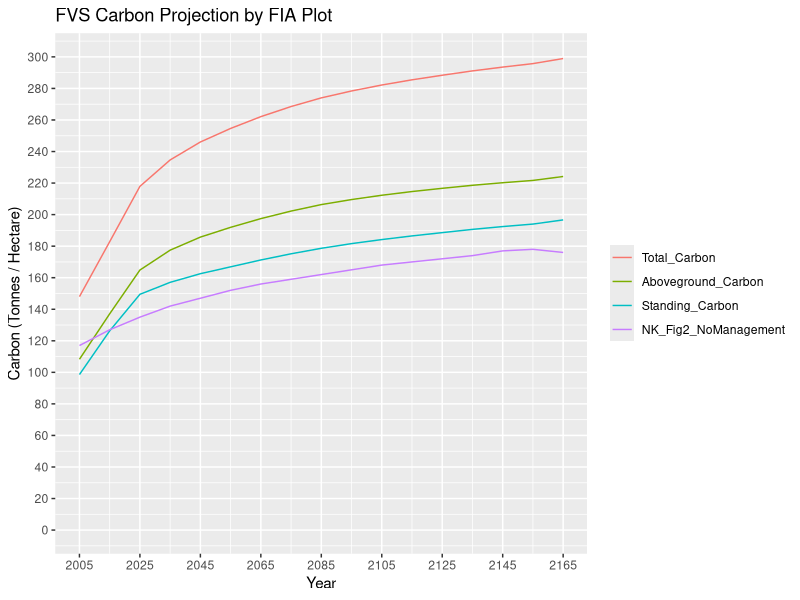
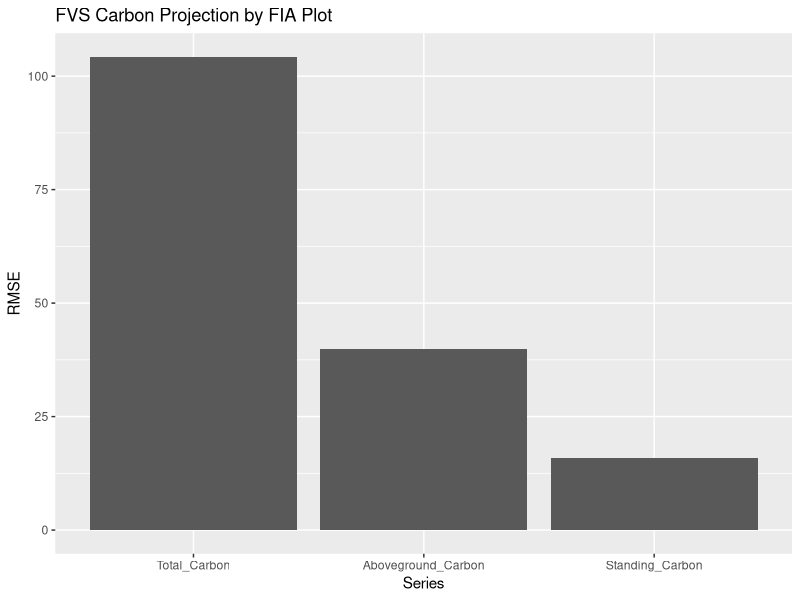
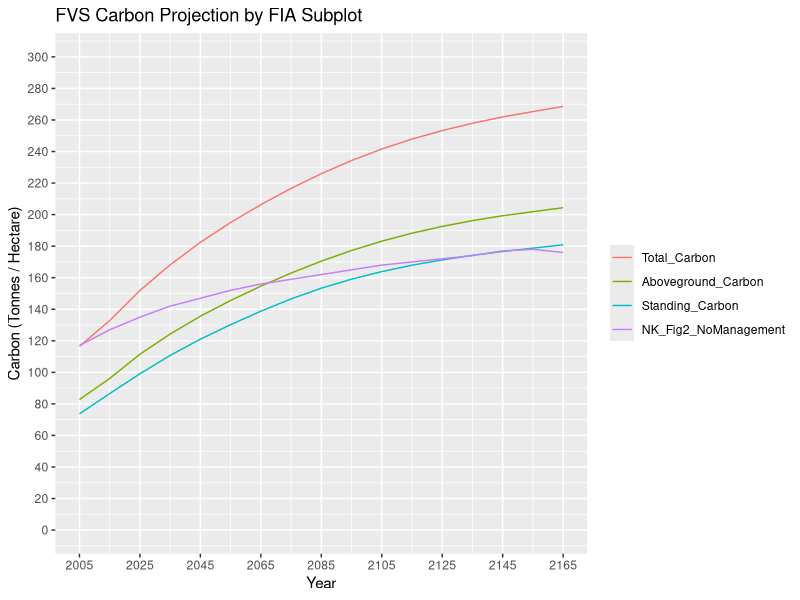
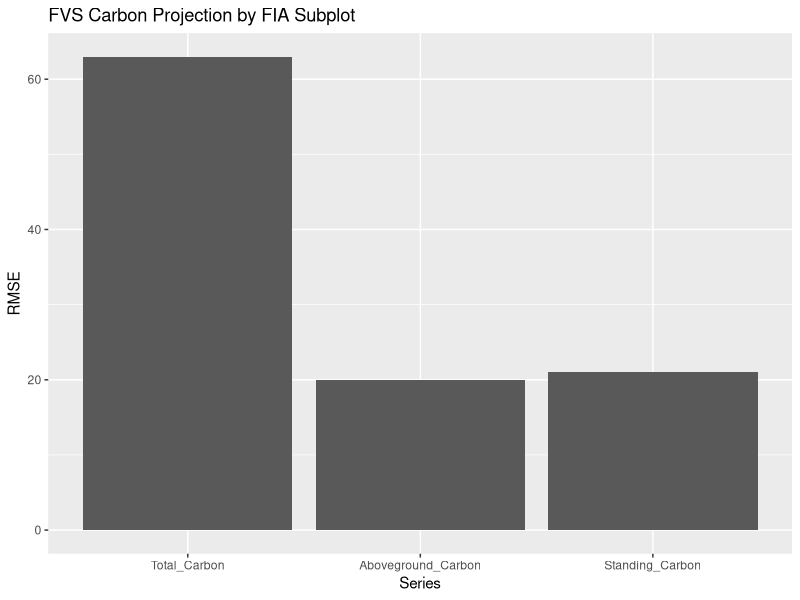
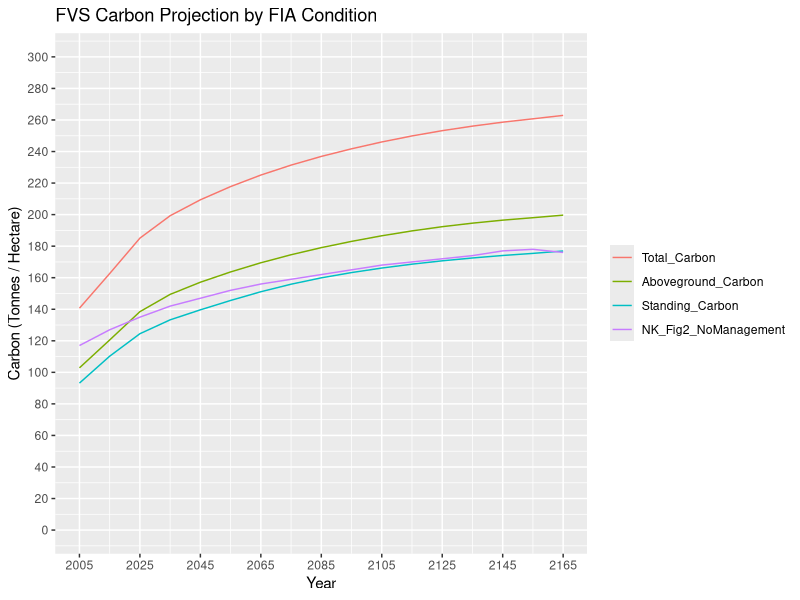
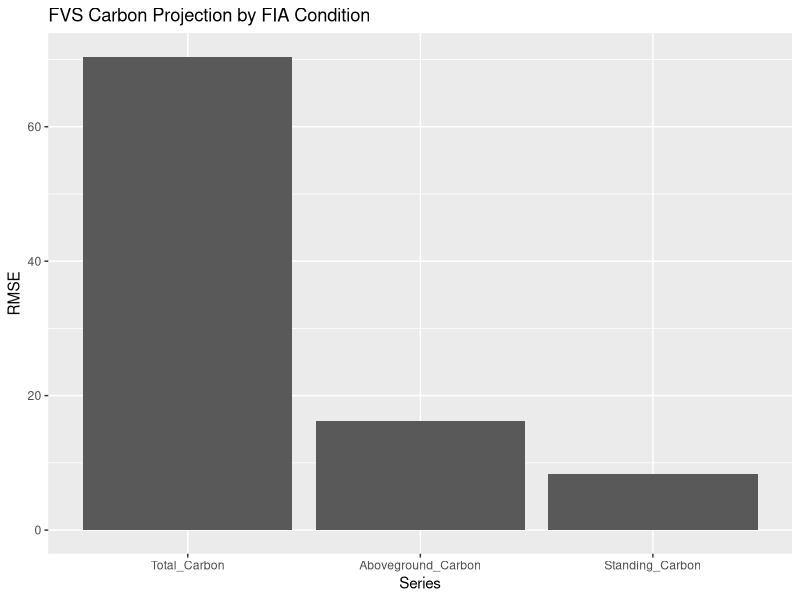

Source code (R) for these figures, in order:
## ---- chunk 1
suppressPackageStartupMessages(library(tidyverse))
suppressPackageStartupMessages(library(reshape2)) # for melt()
## ---- chunk 2
NK_Fig2_NoManagement <- read_csv(
    "../01_processedInputData/NK_Fig2_NoManagement.csv",
    col_names = c("Year","NoManagement"),
    # Read columns as double, since that is how they were written
    col_types = "dd"
  ) |>
  # Round columns to nearest integer, since that is what was intended
  mutate(Year=round(Year), NoManagement=round(NoManagement))
NK_Fig2_ClearcutHigh <- read_csv(
    "../01_processedInputData/NK_Fig2_ClearcutHigh.csv",
    col_names = c("Year","ClearcutHigh"),
    col_types = "dd"
  ) |>
  mutate(Year=round(Year), ClearcutHigh=round(ClearcutHigh))
NK_Fig2_ClearcutLow <- read_csv(
    "../01_processedInputData/NK_Fig2_ClearcutLow.csv",
    col_names = c("Year","ClearcutLow"),
    col_types = "dd"
  ) |>
  mutate(Year=round(Year), ClearcutLow=round(ClearcutLow))
NK_Fig2_ShelterwoodHigh <- read_csv(
    "../01_processedInputData/NK_Fig2_ShelterwoodHigh.csv",
    col_names = c("Year","ShelterwoodHigh"),
    col_types = "dd"
  ) |>
  mutate(Year=round(Year), ShelterwoodHigh=round(ShelterwoodHigh))
NK_Fig2_ShelterwoodLow <- read_csv(
    "../01_processedInputData/NK_Fig2_ShelterwoodLow.csv",
    col_names = c("Year","ShelterwoodLow"),
    col_types = "dd"
  ) |>
  mutate(Year=round(Year), ShelterwoodLow=round(ShelterwoodLow))
NK_Fig2_ITS_LowHigh <- read_csv(
    "../01_processedInputData/NK_Fig2_ITS_LowHigh.csv",
    col_names = c("Year","ITS_LowHigh"),
    col_types = "dd"
  ) |>
  mutate(Year=round(Year), ITS_LowHigh=round(ITS_LowHigh))
NK_Fig2_ITS_LowLow <- read_csv(
    "../01_processedInputData/NK_Fig2_ITS_LowLow.csv",
    col_names = c("Year","ITS_LowLow"),
    col_types = "dd"
  ) |>
  mutate(Year=round(Year), ITS_LowLow=round(ITS_LowLow))
NK_Fig2_ITS_HighHigh <- read_csv(
    "../01_processedInputData/NK_Fig2_ITS_HighHigh.csv",
    col_names = c("Year","ITS_HighHigh"),
    col_types = "dd"
  ) |>
  mutate(Year=round(Year), ITS_HighHigh=round(ITS_HighHigh))
NK_Fig2_ITS_HighLow <- read_csv(
    "../01_processedInputData/NK_Fig2_ITS_HighLow.csv",
    col_names = c("Year","ITS_HighLow"),
    col_types = "dd"
  ) |>
  mutate(Year=round(Year), ITS_HighLow=round(ITS_HighLow))

# Assemble a single table from 2005 - 2165
fig2 <- NK_Fig2_NoManagement |>
  full_join(NK_Fig2_ClearcutHigh, by=join_by(Year)) |>
  full_join(NK_Fig2_ClearcutLow, by=join_by(Year)) |>
  full_join(NK_Fig2_ShelterwoodHigh, by=join_by(Year)) |>
  full_join(NK_Fig2_ShelterwoodLow, by=join_by(Year)) |>
  full_join(NK_Fig2_ITS_LowHigh, by=join_by(Year)) |>
  full_join(NK_Fig2_ITS_LowLow, by=join_by(Year)) |>
  full_join(NK_Fig2_ITS_HighHigh, by=join_by(Year)) |>
  full_join(NK_Fig2_ITS_HighLow, by=join_by(Year)) |>
  filter(Year>=2005) |>
  # The last year in Fig2 is 2164; nudge it to 2165
  # to align with contemporary FVS runs.
  mutate(Year=if_else(Year==2164,2165,Year)) |>
  arrange(Year)

knitr::kable(fig2)
## ---- chunk 3
NoManagement_Carbon_ByPlot <- read_csv(
    "../03_outputs/NoManagement_Carbon_ByPlot.csv",
    col_types = cols(StandID = col_character())
  ) |>
  rename(Aboveground_Live = Aboveground_Total_Live) |>
  rename(Down_Dead = Forest_Down_Dead_Wood) |>
  mutate(Aboveground_Dead = Standing_Dead + Down_Dead) |>
  mutate(Aboveground_Carbon = Aboveground_Live + Aboveground_Dead) |>
  mutate(Standing_Carbon = Aboveground_Live + Standing_Dead) |>
  select(StandID, Year, Total_Stand_Carbon,
         Aboveground_Carbon, Standing_Carbon,
         Aboveground_Live, Aboveground_Dead, Standing_Dead, Down_Dead)
knitr::kable(NoManagement_Carbon_ByPlot)
## ---- chunk 4
NoManagement_Carbon_ByPlot_ByYear <- NoManagement_Carbon_ByPlot |>
  group_by(Year) |>
  summarize(
    Total_Carbon=mean(Total_Stand_Carbon),
    Aboveground_Carbon=mean(Aboveground_Carbon),
    Standing_Carbon=mean(Standing_Carbon),
    .groups = "keep"
  ) |>
  filter(Year >= 2005) |>
  # Join in the NoManagement scenario from fig2 for comparison
  full_join(fig2 |> select(Year,NoManagement), by=join_by(Year)) |>
  rename(NK_Fig2_NoManagement = NoManagement)

write_csv(NoManagement_Carbon_ByPlot_ByYear, "../03_outputs/NoManagement_Carbon_ByPlot_ByYear.csv")

ggplot(
    data = melt(NoManagement_Carbon_ByPlot_ByYear, id.vars = "Year"),
    mapping = aes(x = Year, y = value, color = variable)
  ) +
  ggtitle("FVS Carbon Projection by FIA Plot") +
  ylab("Carbon (Tonnes / Hectare)") +
  theme(legend.title = element_blank()) +
  geom_line() +
  coord_cartesian(xlim = c(2005, 2165), ylim = c(0, 300)) +
  scale_x_continuous(breaks=seq(2005,2165,20)) +
  scale_y_continuous(breaks=seq(0,300,20))
## ---- chunk 5
Plots_RMSE <- tibble(
  Total_Carbon = sqrt(mean(
    (NoManagement_Carbon_ByPlot_ByYear$Total_Carbon - NoManagement_Carbon_ByPlot_ByYear$NK_Fig2_NoManagement)^2
  )),
  Aboveground_Carbon = sqrt(mean(
    (NoManagement_Carbon_ByPlot_ByYear$Aboveground_Carbon - NoManagement_Carbon_ByPlot_ByYear$NK_Fig2_NoManagement)^2
  )),
  Standing_Carbon = sqrt(mean(
    (NoManagement_Carbon_ByPlot_ByYear$Standing_Carbon - NoManagement_Carbon_ByPlot_ByYear$NK_Fig2_NoManagement)^2
  ))
)
ggplot(
    data = melt(Plots_RMSE, id = NULL, variable.name = "Series", value.name = "RMSE"),
    mapping = aes(x = Series, y = RMSE)
  ) +
  ggtitle("FVS Carbon Projection by FIA Plot") +
  geom_col()
## ---- chunk 6
Plots_RMSE |> select(Standing_Carbon)
## ---- chunk 7
NoManagement_Carbon_BySubplot_ByYear <- read_csv(
    "../03_outputs/NoManagement_Carbon_BySubplot.csv",
    col_types = cols(StandID = col_character())
  ) |>
  rename(Total_Carbon = Total_Stand_Carbon) |>
  rename(Aboveground_Live = Aboveground_Total_Live) |>
  rename(Down_Dead = Forest_Down_Dead_Wood) |>
  mutate(Aboveground_Dead = Standing_Dead + Down_Dead) |>
  mutate(Aboveground_Carbon = Aboveground_Live + Aboveground_Dead) |>
  mutate(Standing_Carbon = Aboveground_Live + Standing_Dead) |>
  select(StandID, Year, Total_Carbon,
         Aboveground_Carbon, Standing_Carbon,
         Aboveground_Live, Aboveground_Dead, Standing_Dead, Down_Dead) |>
  group_by(Year) |>
  summarize(
    Total_Carbon=mean(Total_Carbon),
    Aboveground_Carbon=mean(Aboveground_Carbon),
    Standing_Carbon=mean(Standing_Carbon),
    .groups = "keep"
  ) |>
  filter(Year >= 2005) |>
  full_join(fig2 |> select(Year,NoManagement), by=join_by(Year)) |>
  rename(NK_Fig2_NoManagement = NoManagement)

ggplot(
    data = melt(NoManagement_Carbon_BySubplot_ByYear, id.vars = "Year"),
    mapping = aes(x = Year, y = value, color = variable)
  ) +
  ggtitle("FVS Carbon Projection by FIA Subplot") +
  ylab("Carbon (Tonnes / Hectare)") +
  theme(legend.title = element_blank()) +
  geom_line() +
  coord_cartesian(xlim = c(2005, 2165), ylim = c(0, 300)) +
  scale_x_continuous(breaks=seq(2005,2165,20)) +
  scale_y_continuous(breaks=seq(0,300,20))
## ---- chunk 8
Subplots_RMSE <- tibble(
  Total_Carbon = sqrt(mean(
    (NoManagement_Carbon_BySubplot_ByYear$Total_Carbon - NoManagement_Carbon_BySubplot_ByYear$NK_Fig2_NoManagement)^2
  )),
  Aboveground_Carbon = sqrt(mean(
    (NoManagement_Carbon_BySubplot_ByYear$Aboveground_Carbon - NoManagement_Carbon_BySubplot_ByYear$NK_Fig2_NoManagement)^2
  )),
  Standing_Carbon = sqrt(mean(
    (NoManagement_Carbon_BySubplot_ByYear$Standing_Carbon - NoManagement_Carbon_BySubplot_ByYear$NK_Fig2_NoManagement)^2
  ))
)
ggplot(
    data = melt(Subplots_RMSE, id = NULL, variable.name = "Series", value.name = "RMSE"),
    mapping = aes(x = Series, y = RMSE)
  ) +
  ggtitle("FVS Carbon Projection by FIA Subplot") +
  geom_col()
## ---- chunk 9
NoManagement_Carbon_ByCondition_ByYear <- read_csv(
    "../03_outputs/NoManagement_Carbon_ByCondition.csv",
    col_types = cols(StandID = col_character())
  ) |>
  rename(Total_Carbon = Total_Stand_Carbon) |>
  rename(Aboveground_Live = Aboveground_Total_Live) |>
  rename(Down_Dead = Forest_Down_Dead_Wood) |>
  mutate(Aboveground_Dead = Standing_Dead + Down_Dead) |>
  mutate(Aboveground_Carbon = Aboveground_Live + Aboveground_Dead) |>
  mutate(Standing_Carbon = Aboveground_Live + Standing_Dead) |>
  select(StandID, Year, Total_Carbon,
         Aboveground_Carbon, Standing_Carbon,
         Aboveground_Live, Aboveground_Dead, Standing_Dead, Down_Dead) |>
  group_by(Year) |>
  summarize(
    Total_Carbon=mean(Total_Carbon),
    Aboveground_Carbon=mean(Aboveground_Carbon),
    Standing_Carbon=mean(Standing_Carbon),
    .groups = "keep"
  ) |>
  filter(Year >= 2005) |>
  full_join(fig2 |> select(Year,NoManagement), by=join_by(Year)) |>
  rename(NK_Fig2_NoManagement = NoManagement)

ggplot(
    data = melt(NoManagement_Carbon_ByCondition_ByYear, id.vars = "Year"),
    mapping = aes(x = Year, y = value, color = variable)
  ) +
  ggtitle("FVS Carbon Projection by FIA Condition") +
  ylab("Carbon (Tonnes / Hectare)") +
  theme(legend.title = element_blank()) +
  geom_line() +
  coord_cartesian(xlim = c(2005, 2165), ylim = c(0, 300)) +
  scale_x_continuous(breaks=seq(2005,2165,20)) +
  scale_y_continuous(breaks=seq(0,300,20))
## ---- chunk 10
Conditions_RMSE <- tibble(
  Total_Carbon = sqrt(mean(
    (NoManagement_Carbon_ByCondition_ByYear$Total_Carbon - NoManagement_Carbon_ByCondition_ByYear$NK_Fig2_NoManagement)^2
  )),
  Aboveground_Carbon = sqrt(mean(
    (NoManagement_Carbon_ByCondition_ByYear$Aboveground_Carbon - NoManagement_Carbon_ByCondition_ByYear$NK_Fig2_NoManagement)^2
  )),
  Standing_Carbon = sqrt(mean(
    (NoManagement_Carbon_ByCondition_ByYear$Standing_Carbon - NoManagement_Carbon_ByCondition_ByYear$NK_Fig2_NoManagement)^2
  ))
)
ggplot(
    data = melt(Conditions_RMSE, id = NULL, variable.name = "Series", value.name = "RMSE"),
    mapping = aes(x = Series, y = RMSE)
  ) +
  ggtitle("FVS Carbon Projection by FIA Condition") +
  geom_col()
## ---- chunk 11
Conditions_RMSE |> select(Standing_Carbon)
